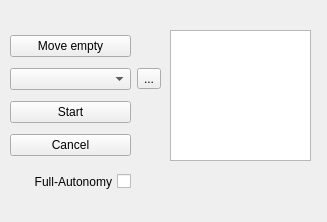
<?xml version="1.0" encoding="UTF-8"?>
<ui version="4.0">
 <class>BehaviorTreePanelForm</class>
 <widget class="QWidget" name="BehaviorTreePanelForm">
  <property name="geometry">
   <rect>
    <x>0</x>
    <y>0</y>
    <width>327</width>
    <height>222</height>
   </rect>
  </property>
  <property name="windowTitle">
   <string>Behavior Trees</string>
  </property>
  <widget class="QTextBrowser" name="btStatus">
   <property name="geometry">
    <rect>
     <x>170</x>
     <y>30</y>
     <width>141</width>
     <height>131</height>
    </rect>
   </property>
  </widget>
  <widget class="QWidget" name="gridLayoutWidget">
   <property name="geometry">
    <rect>
     <x>10</x>
     <y>30</y>
     <width>151</width>
     <height>131</height>
    </rect>
   </property>
   <layout class="QGridLayout" name="gridLayout">
    <item row="0" column="0">
     <widget class="QPushButton" name="pushButton_move">
      <property name="text">
       <string>Move empty</string>
      </property>
      <property name="checkable">
       <bool>false</bool>
      </property>
     </widget>
    </item>
    <item row="3" column="0">
     <widget class="QPushButton" name="pushButton_cancel">
      <property name="text">
       <string>Cancel</string>
      </property>
     </widget>
    </item>
    <item row="2" column="0">
     <widget class="QPushButton" name="pushButton_start">
      <property name="text">
       <string>Start</string>
      </property>
     </widget>
    </item>
    <item row="1" column="0">
     <widget class="QComboBox" name="comboBox_BTs"/>
    </item>
    <item row="1" column="1">
     <widget class="QToolButton" name="toolButton_loadFile">
      <property name="text">
       <string>...</string>
      </property>
     </widget>
    </item>
   </layout>
  </widget>
  <widget class="QCheckBox" name="cb_autonomy_mode">
   <property name="geometry">
    <rect>
     <x>10</x>
     <y>170</y>
     <width>121</width>
     <height>23</height>
    </rect>
   </property>
   <property name="layoutDirection">
    <enum>Qt::RightToLeft</enum>
   </property>
   <property name="text">
    <string>Full-Autonomy</string>
   </property>
  </widget>
 </widget>
 <resources/>
 <connections/>
</ui>
